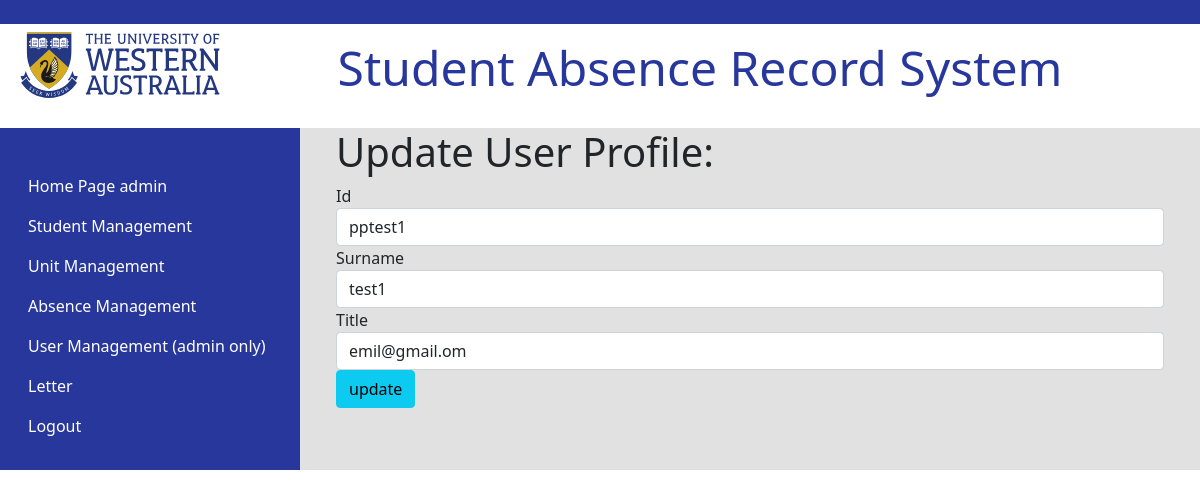
Page /unitt/pptest1 (signed in) on the committed database.
### app.py (models this page shows, shortened)
class User(db.Model,UserMixin):
	id = db.Column(db.Integer, primary_key=True)
	username = db.Column(db.String(80), unique=True, nullable=False)
	email = db.Column(db.String(120), unique=True, nullable=False)
	password = db.Column(db.String(120), nullable=False)
	date = db.Column(db.DateTime, default=datetime.now)

class unit(db.Model):
	unitcode = db.Column(db.String(120), unique=True, nullable=False,primary_key=True)
	instructorname  = db.Column(db.String(120), unique=False, nullable=False)
	instructoremail = db.Column(db.String(120), unique=False, nullable=False)

### app.py (the view, shortened to what this page needs)
@app.route('/unitt/<unit_id>', methods=('GET', 'POST'))
@login_required
def detailunit(unit_id):
	unt = unit.query.get(unit_id)
	form = UpdateUnitForm()
	if request.method=="GET":
		form.unitcode.data = unt.unitcode
		form.instructorname.data = unt.instructorname
		form.instructoremail.data = unt.instructoremail
		return render_template('one_unit.html' , user = unt , form=form)

### forms.py
class UpdateUnitForm(FlaskForm):
	unitcode = StringField('Id', validators=[DataRequired(),Length(min=1,max=25)])
	instructorname = StringField('Surname', validators=[DataRequired(),Length(min=1,max=80)])
	instructoremail = StringField('Title', validators=[DataRequired(),Length(min=1,max=80)])

### app.py (called while the page is built)
@login_manager.user_loader
def load_user(user_id):
	return User.query.get(int(user_id))

### templates/one_unit.html (shortened to what this page needs)
{% extends 'base.html' %}
{% block content %}
<h1>Update User Profile:</h1>
<form method="POST" action="">
{{form.unitcode.label(class='form-control-label')}} {{form.unitcode(class='form-control')}}
{{form.instructorname.label(class='form-control-label')}} {{form.instructorname(class='form-control')}}
{{form.instructoremail.label(class='form-control-label')}} {{form.instructoremail(class='form-control')}}
<input type="submit" class="btn , btn-info" value="update">
</form>
</div>
{% endblock %}

### templates/navbar.html (shortened to what this page needs)
<nav class="navbar navbar-expand-sm  ">
<ul class="flex-column nav">
  <li class="nav-item">
  </li>
  <li class="nav-item active">
    <a class="nav-link" style="color: white;" href="{{url_for('intro')}}">
   Home Page {{current_user.username}}</a>
  </li>
    <li class="nav-item">
      <a style="color: white;" class="nav-link"  href="{{url_for('student')}}">Student Management</a>
    </li>
    <li class="nav-item">
      <a style="color: white;" class="nav-link"  href="{{url_for('unitt')}}">Unit Management</a>
    </li>
    <li class="nav-item">
      <a style="color: white;" class="nav-link"  href="{{url_for('absencemng')}}">Absence Management</a>
    </li>
    <li class="nav-item">
      <a style="color: white;" class="nav-link"  href="{{url_for('setting')}}">User Management (admin only)</a>
    </li>
    <li class="nav-item">
      <a style="color: white;" class="nav-link"  href="{{url_for('manulaletter')}}">Letter</a>
    </li>
  {%if current_user.is_authenticated%}
    <li class="nav-item">
      <a style="color: white;" class="nav-link"  href="{{url_for('logout')}}">Logout</a>
    </li>
  {%else%}
    <li class="nav-item">
     <a style="color: white;" class="nav-link"  href="{{url_for('login')}}"> User Login</a>
    </li>
  {%endif%}
</ul>
</nav>

### rows in the picture
User: username "admin"
unit: unitcode "pptest1", instructorname "test1", instructoremail "emil@gmail.om"
